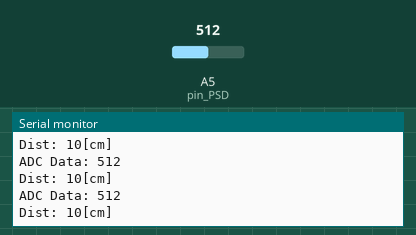
This sketch was run on a simulated Arduino Uno, built with avr-gcc and run on an emulated ATmega328P. On the bench: the last lines printed to the serial monitor. Inputs (shaded band) come from the test bench; at power-on: A5 (pin_PSD) = 512.

Above: at 1.3 s.
1.4 s: A5 (pin_PSD) set to 716
At 1.81 s:
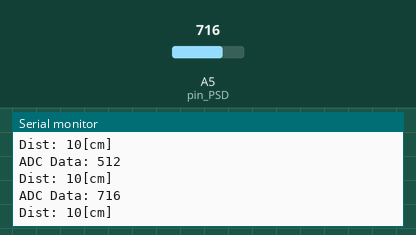
2.9 s: A5 (pin_PSD) set to 900
At 3.31 s:
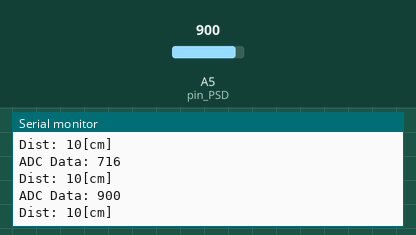
Timing chart, 0 to 5.9 s (numbered marks = the images above; inputs shaded):
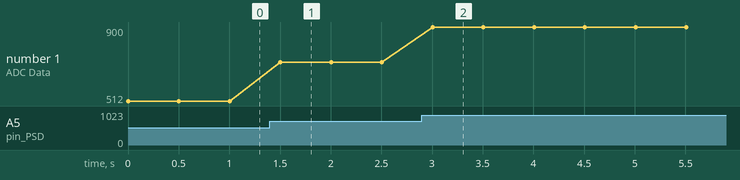

The sketch:

PSD.ino
```cpp
int pin_PSD = A5;

void setup() {
  // put your setup code here, to run once:
  pinMode(pin_PSD, INPUT);
  Serial.begin(115200);
}

void loop() {
  // put your main code here, to run repeatedly:
  long int Dist = 0;
  long int ADC_Data = 0;

  ADC_Data = analogRead(pin_PSD);
  Dist = 10000 / (ADC_Data * 434 * 5 / 1023 - 46);

  if(Dist > 80) {
    Dist = 80;
  }
  else if(Dist < 10) {
    Dist = 10;
  }

  Serial.print("ADC Data: ");
  Serial.println(ADC_Data);
  Serial.print("Dist: ");
  Serial.print(Dist);
  Serial.println("[cm]");
  delay(500);
}
```

Measured:
- after the input at 1.4 s, the serial monitor: prints a new line after 0.10 s (image 1)
- after the input at 2.9 s, the serial monitor: prints a new line after 0.10 s (image 2)
- plotted number 1: 512 → 716 after the input at 1.4 s, 716 → 900 after the input at 2.9 s
